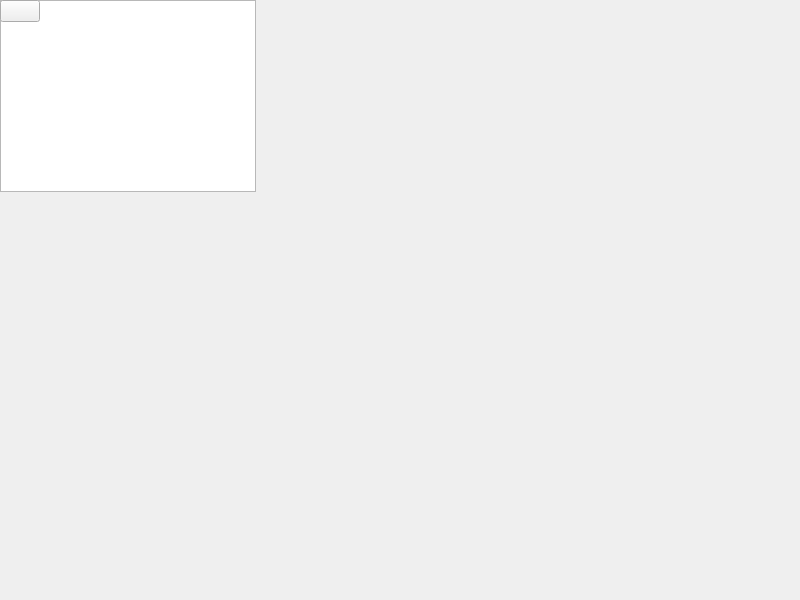
<ui version="4.0">
 <author/>
 <comment/>
 <exportmacro/>
 <class>MainWindow</class>
 <widget class="QWidget" name="MainWindow">
  <property name="geometry">
   <rect>
    <x>0</x>
    <y>0</y>
    <width>800</width>
    <height>600</height>
   </rect>
  </property>
  <property name="windowTitle">
   <string>MainWindow</string>
  </property>
  <widget class="QTextEdit" name="textEdit" />
  <widget class="QPushButton" name="quitButton" />
 </widget>
 <pixmapfunction/>
 <connections/>
</ui>
